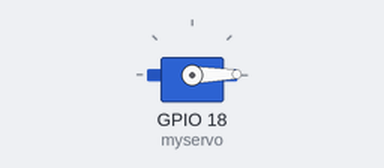
This sketch was run on a simulated ESP32. Parts: servo.

Above: at 0.05 s.
At 1.25 s:
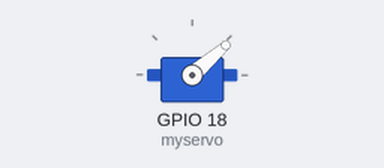
At 2.5 s:
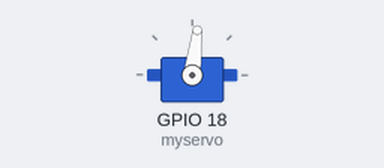
At 5.0 s:
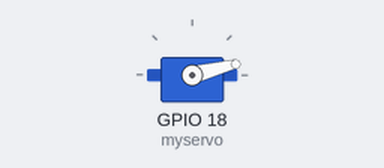
Timing chart, 0 to 7.1 s (numbered marks = the images above):
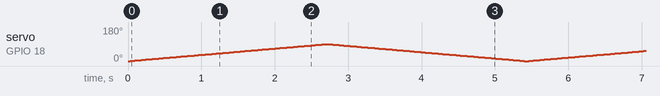

The sketch:

SERVOESP.ino
```cpp
#include <ESP32Servo.h>
Servo myservo;
void setup() {
  ESP32PWM::allocateTimer(0);
  ESP32PWM::allocateTimer(1);
  ESP32PWM::allocateTimer(2);
  ESP32PWM::allocateTimer(3);
  myservo.setPeriodHertz(50);    // standard 50 hz servo
  myservo.attach(18, 500, 2400);
}

void loop() {
  for(float i=0;i<=90;i+=0.5){
    myservo.write(i);
    delay(15);
  }
  for(float i=90;i>=0;i-=0.5){
    myservo.write(i);
    delay(15);
  }

}
```
